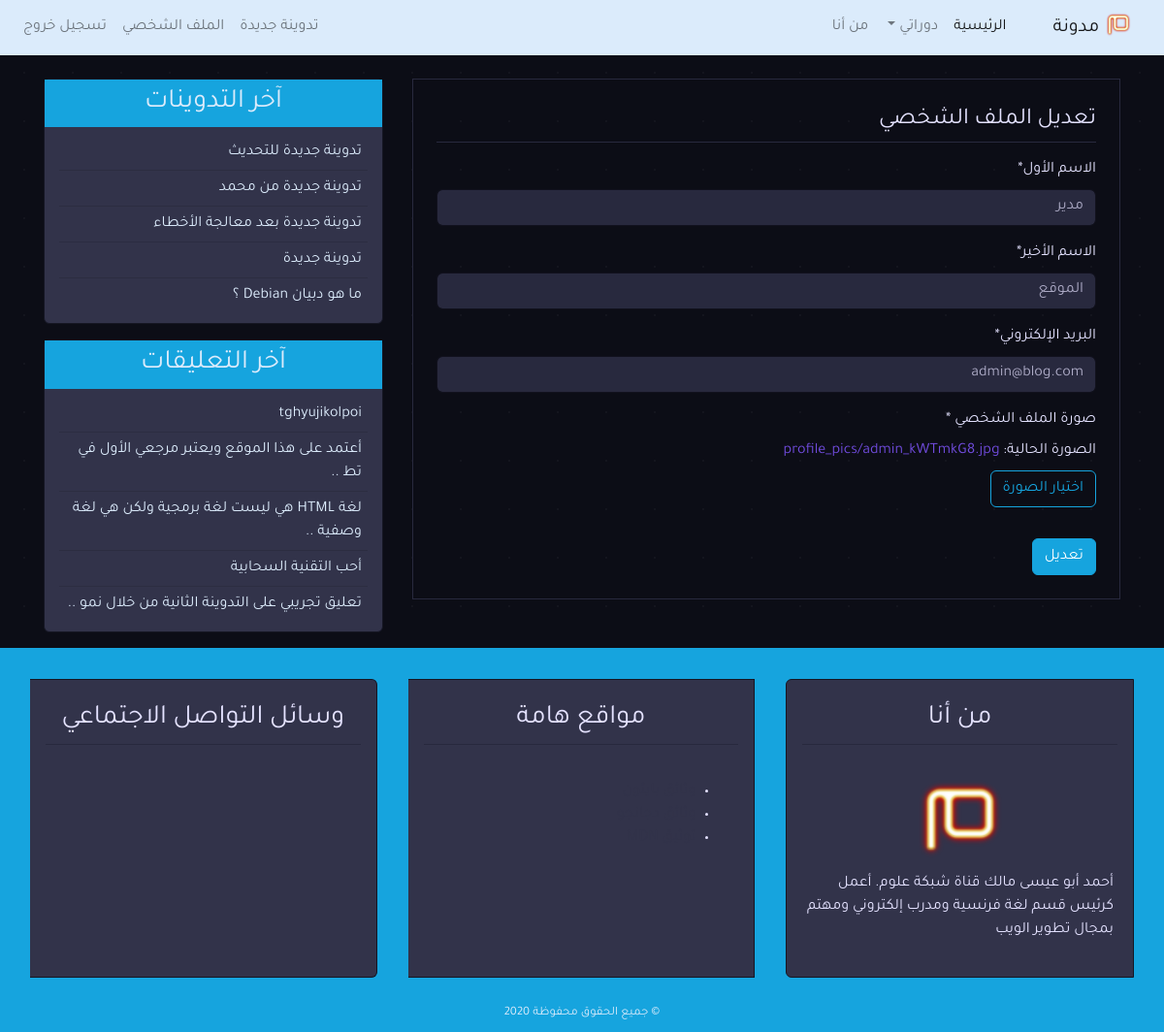
Page /profile_update/ (signed in) on the committed database.
### user/models.py (models this page shows, shortened)
class Profile(models.Model):
    image = models.ImageField(default='default.jpg', upload_to='profile_pics')
    user = models.OneToOneField(User, on_delete=models.CASCADE)

### blog/models.py (models this page shows, shortened)
class Post(models.Model):
    title = models.CharField(max_length=100)
    content = models.TextField()
    post_date = models.DateTimeField(default=timezone.now)
    post_update = models.DateTimeField(auto_now=True)
    author = models.ForeignKey(User, on_delete=models.CASCADE)
    class Meta:
        ordering = ('-post_date', )

class Comment(models.Model):
    name = models.CharField(max_length=50, verbose_name='الاسم')
    email = models.EmailField(verbose_name='البريد الإلكتروني')
    body = models.TextField(verbose_name='التعليق')
    comment_date = models.DateTimeField(auto_now_add=True)
    active = models.BooleanField(default=False)
    post = models.ForeignKey(
        Post, on_delete=models.CASCADE, related_name='comments')
    class Meta:
        ordering = ('-comment_date',)

### user/views.py (the view)
# urls.py: path('profile_update/', views.profile_update, name='profile_update'),
@login_required(login_url='login')
def profile_update(request):
    if request.method == 'POST':
        user_form = UserUpdateForm(request.POST, instance=request.user)
        profile_form = ProfileUpdateForm(
            request.POST, request.FILES, instance=request.user.profile)
        if user_form.is_valid and profile_form.is_valid:
            user_form.save()
            profile_form.save()
            messages.success(
                request, 'تم تحديث الملف الشخصي.')
            return redirect('profile')
    else:
        user_form = UserUpdateForm(instance=request.user)
        profile_form = ProfileUpdateForm(instance=request.user.profile)
    context = {
        'title': 'تعديل الملف الشخصي',
        'user_form': user_form,
        'profile_form': profile_form,
    }
    return render(request, 'user/profile_update.html', context)

### user/forms.py
class UserUpdateForm(forms.ModelForm):
    first_name = forms.CharField(label='الاسم الأول')
    last_name = forms.CharField(label='الاسم الأخير')
    email = forms.EmailField(label='البريد الإلكتروني')
    class Meta:
        model = User
        fields = ('first_name', 'last_name', 'email')

class ProfileUpdateForm(forms.ModelForm):
    class Meta:
        model = Profile
        fields = ('image',)

### blog/templatetags/post_tag.py (called while the page is built)
@register.inclusion_tag('blog/latest_posts.html')
def latest_posts():
    context = {
        'l_posts': Post.objects.all()[0:5],
    }
    return context

@register.inclusion_tag('blog/latest_comments.html')
def latest_comments():
    context = {
        'l_comments': Comment.objects.filter(active=True)[:5],
    }
    return context

### user/templates/user/profile_update.html (shortened to what this page needs)
{% extends 'blog/base.html' %}
{% block content %}
{% load crispy_forms_tags %}
    <div class="border p-4 mb-5">
        <legend class="border-bottom pb-1 mb-3">تعديل الملف الشخصي</legend>
        <form method="POST" enctype="multipart/form-data">
            {{user_form|crispy}}
            <div>
                <span class="mb-2" style="display: block">صورة الملف الشخصي *</span>
                الصورة الحالية: <a href="{{user.profile.image.url}}">{{user.profile.image}}</a>
                <br>
                <label for="image" class="btn btn-outline-secondary mt-2">اختيار الصورة</label>
            </div>
            <input class="btn btn-secondary mt-4" type="submit" value="تعديل">
        </form>
    </div>
{% endblock content %}

### blog/templates/blog/latest_posts.html
<ul class="list-group-flush latest-post">
    {% for post in l_posts %}
        <li class="list-group-item latest-post-item">
            <a class="text-light" href="{% url 'detail' post.id %}">{{post.title}}</a>
        </li>
    {% empty %}
        <li class="list-group-item latest-post-item">لا يوجد تدوينات</li>
    {% endfor %}
</ul>

### blog/templates/blog/latest_comments.html
<ul class="list-group-flush latest-comment">
    {% for comment in l_comments %}
        <li class="list-group-item latest-comment-item">
            <a class="text-light" href="{% url 'detail' comment.post.id %}">
                {% if comment.body|length > 40 %}
                    {{comment.body|slice:'45'}} ..
                {% else %}
                    {{comment.body}}
                {% endif %}
            </a>
        </li>
    {% empty %}
        <li class="list-group-item latest-comment-item">لا يوجد تعليقات</li>
    {% endfor %}
</ul>

### rows in the picture
Post: title "تدوينة جديدة للتحديث"
Post: title "تدوينة جديدة من محمد"
Post: title "تدوينة جديدة بعد معالجة الأخطاء"
Post: title "تدوينة جديدة"
Post: title "ما هو دبيان Debian ؟"
Comment: body "tghyujikolpoi"
Comment: body "أعتمد على هذا الموقع ويعتبر مرجعي الأول في تط"
Comment: body "لغة HTML هي ليست لغة برمجية ولكن هي لغة وصفية"
Comment: body "أحب التقنية السحابية"
Comment: body "تعليق تجريبي على التدوينة الثانية من خلال نمو"

### other values in the picture
{{ user.profile.image }} "profile_pics/admin_kWTmkG8.jpg"
